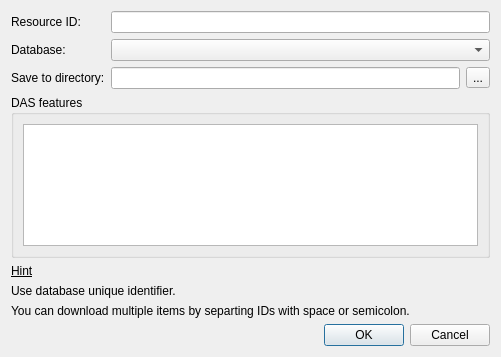
<?xml version="1.0" encoding="UTF-8"?>
<ui version="4.0">
 <class>DownloadRemoteFileDialog</class>
 <widget class="QDialog" name="DownloadRemoteFileDialog">
  <property name="geometry">
   <rect>
    <x>0</x>
    <y>0</y>
    <width>501</width>
    <height>357</height>
   </rect>
  </property>
  <property name="sizePolicy">
   <sizepolicy hsizetype="Expanding" vsizetype="Expanding">
    <horstretch>0</horstretch>
    <verstretch>0</verstretch>
   </sizepolicy>
  </property>
  <property name="minimumSize">
   <size>
    <width>480</width>
    <height>0</height>
   </size>
  </property>
  <property name="windowTitle">
   <string>Fetch Data from Remote Database</string>
  </property>
  <layout class="QVBoxLayout" name="verticalLayout">
   <property name="sizeConstraint">
    <enum>QLayout::SetMinAndMaxSize</enum>
   </property>
   <item>
    <layout class="QGridLayout" name="gridLayout">
     <item row="0" column="0">
      <widget class="QLabel" name="label">
       <property name="sizePolicy">
        <sizepolicy hsizetype="Preferred" vsizetype="Fixed">
         <horstretch>0</horstretch>
         <verstretch>0</verstretch>
        </sizepolicy>
       </property>
       <property name="text">
        <string>Resource ID:</string>
       </property>
      </widget>
     </item>
     <item row="0" column="1">
      <widget class="QLineEdit" name="idLineEdit">
       <property name="sizePolicy">
        <sizepolicy hsizetype="Expanding" vsizetype="Fixed">
         <horstretch>0</horstretch>
         <verstretch>0</verstretch>
        </sizepolicy>
       </property>
      </widget>
     </item>
     <item row="1" column="0">
      <widget class="QLabel" name="label_3">
       <property name="sizePolicy">
        <sizepolicy hsizetype="Preferred" vsizetype="Fixed">
         <horstretch>0</horstretch>
         <verstretch>0</verstretch>
        </sizepolicy>
       </property>
       <property name="text">
        <string>Database:</string>
       </property>
      </widget>
     </item>
     <item row="1" column="1">
      <widget class="QComboBox" name="databasesBox">
       <property name="sizePolicy">
        <sizepolicy hsizetype="Expanding" vsizetype="Fixed">
         <horstretch>0</horstretch>
         <verstretch>0</verstretch>
        </sizepolicy>
       </property>
      </widget>
     </item>
     <item row="2" column="1">
      <layout class="QHBoxLayout" name="horizontalLayout">
       <item>
        <widget class="QLineEdit" name="saveFilenameLineEdit">
         <property name="sizePolicy">
          <sizepolicy hsizetype="Expanding" vsizetype="Fixed">
           <horstretch>0</horstretch>
           <verstretch>0</verstretch>
          </sizepolicy>
         </property>
        </widget>
       </item>
       <item>
        <widget class="QToolButton" name="saveFilenameToolButton">
         <property name="sizePolicy">
          <sizepolicy hsizetype="Fixed" vsizetype="Fixed">
           <horstretch>0</horstretch>
           <verstretch>0</verstretch>
          </sizepolicy>
         </property>
         <property name="text">
          <string>...</string>
         </property>
        </widget>
       </item>
      </layout>
     </item>
     <item row="2" column="0">
      <widget class="QLabel" name="saveFilenameLabel">
       <property name="sizePolicy">
        <sizepolicy hsizetype="Preferred" vsizetype="Fixed">
         <horstretch>0</horstretch>
         <verstretch>0</verstretch>
        </sizepolicy>
       </property>
       <property name="text">
        <string>Save to directory:</string>
       </property>
      </widget>
     </item>
    </layout>
   </item>
   <item>
    <widget class="QGroupBox" name="dasBox">
     <property name="sizePolicy">
      <sizepolicy hsizetype="Expanding" vsizetype="MinimumExpanding">
       <horstretch>0</horstretch>
       <verstretch>0</verstretch>
      </sizepolicy>
     </property>
     <property name="minimumSize">
      <size>
       <width>0</width>
       <height>130</height>
      </size>
     </property>
     <property name="title">
      <string>DAS features</string>
     </property>
     <layout class="QVBoxLayout" name="verticalLayout_2">
      <item>
       <widget class="QListWidget" name="dasfeaturesWidget">
        <property name="sizePolicy">
         <sizepolicy hsizetype="Expanding" vsizetype="MinimumExpanding">
          <horstretch>0</horstretch>
          <verstretch>0</verstretch>
         </sizepolicy>
        </property>
        <property name="minimumSize">
         <size>
          <width>0</width>
          <height>60</height>
         </size>
        </property>
        <property name="maximumSize">
         <size>
          <width>16777215</width>
          <height>16777215</height>
         </size>
        </property>
        <property name="baseSize">
         <size>
          <width>0</width>
          <height>0</height>
         </size>
        </property>
       </widget>
      </item>
     </layout>
    </widget>
   </item>
   <item>
    <widget class="QLabel" name="label_5">
     <property name="sizePolicy">
      <sizepolicy hsizetype="Preferred" vsizetype="Fixed">
       <horstretch>0</horstretch>
       <verstretch>0</verstretch>
      </sizepolicy>
     </property>
     <property name="font">
      <font>
       <underline>true</underline>
      </font>
     </property>
     <property name="text">
      <string>Hint</string>
     </property>
    </widget>
   </item>
   <item>
    <widget class="QLabel" name="hintLabel">
     <property name="sizePolicy">
      <sizepolicy hsizetype="Preferred" vsizetype="Fixed">
       <horstretch>0</horstretch>
       <verstretch>0</verstretch>
      </sizepolicy>
     </property>
     <property name="text">
      <string>Use database unique identifier.</string>
     </property>
     <property name="textInteractionFlags">
      <set>Qt::LinksAccessibleByMouse|Qt::TextSelectableByMouse</set>
     </property>
    </widget>
   </item>
   <item>
    <widget class="QLabel" name="label_2">
     <property name="sizePolicy">
      <sizepolicy hsizetype="Preferred" vsizetype="Fixed">
       <horstretch>0</horstretch>
       <verstretch>0</verstretch>
      </sizepolicy>
     </property>
     <property name="text">
      <string>You can download multiple items by separting IDs with space or semicolon.</string>
     </property>
    </widget>
   </item>
   <item>
    <layout class="QHBoxLayout" name="horizontalLayout_2">
     <property name="sizeConstraint">
      <enum>QLayout::SetMaximumSize</enum>
     </property>
     <item>
      <spacer name="horizontalSpacer">
       <property name="orientation">
        <enum>Qt::Horizontal</enum>
       </property>
       <property name="sizeHint" stdset="0">
        <size>
         <width>40</width>
         <height>20</height>
        </size>
       </property>
      </spacer>
     </item>
     <item>
      <widget class="QPushButton" name="acceptButton">
       <property name="sizePolicy">
        <sizepolicy hsizetype="Minimum" vsizetype="Fixed">
         <horstretch>0</horstretch>
         <verstretch>0</verstretch>
        </sizepolicy>
       </property>
       <property name="text">
        <string>OK</string>
       </property>
      </widget>
     </item>
     <item>
      <widget class="QPushButton" name="rejectButton">
       <property name="sizePolicy">
        <sizepolicy hsizetype="Minimum" vsizetype="Fixed">
         <horstretch>0</horstretch>
         <verstretch>0</verstretch>
        </sizepolicy>
       </property>
       <property name="text">
        <string>Cancel</string>
       </property>
      </widget>
     </item>
    </layout>
   </item>
  </layout>
 </widget>
 <resources/>
 <connections>
  <connection>
   <sender>acceptButton</sender>
   <signal>clicked()</signal>
   <receiver>DownloadRemoteFileDialog</receiver>
   <slot>accept()</slot>
   <hints>
    <hint type="sourcelabel">
     <x>172</x>
     <y>77</y>
    </hint>
    <hint type="destinationlabel">
     <x>151</x>
     <y>50</y>
    </hint>
   </hints>
  </connection>
  <connection>
   <sender>rejectButton</sender>
   <signal>clicked()</signal>
   <receiver>DownloadRemoteFileDialog</receiver>
   <slot>reject()</slot>
   <hints>
    <hint type="sourcelabel">
     <x>255</x>
     <y>77</y>
    </hint>
    <hint type="destinationlabel">
     <x>151</x>
     <y>50</y>
    </hint>
   </hints>
  </connection>
 </connections>
</ui>
